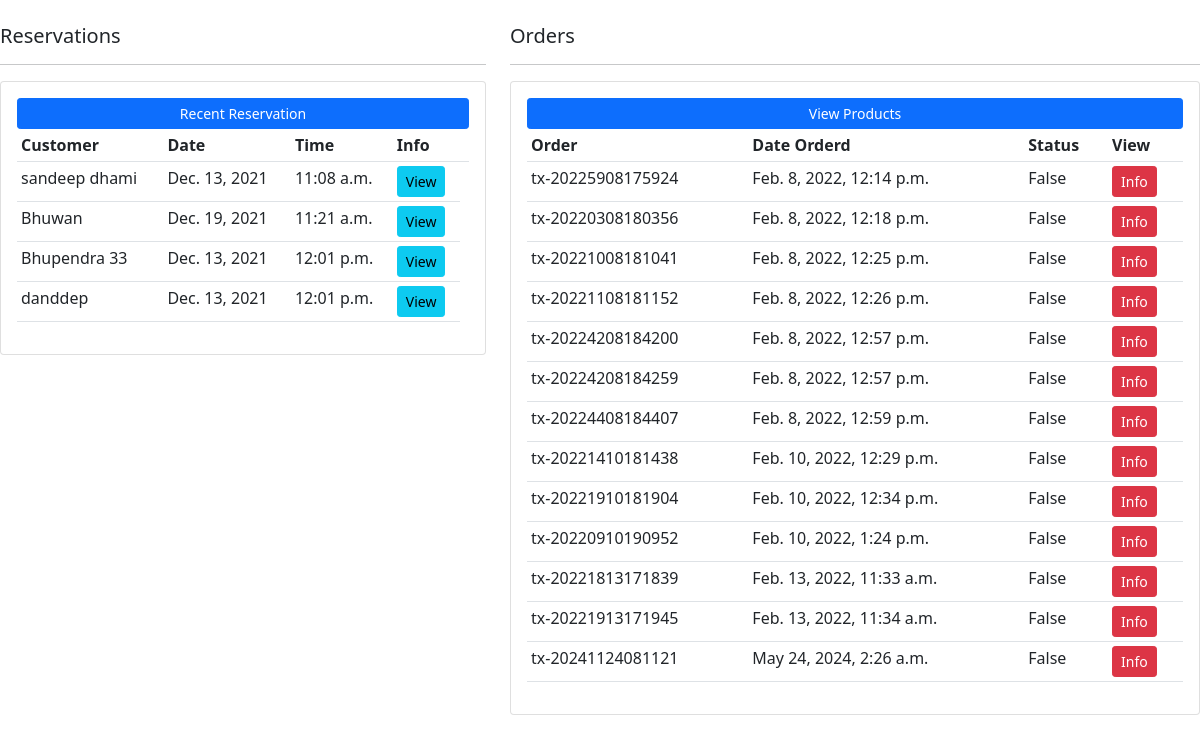
Page /account/orderSection/ on the committed database.
### reservation/models.py (models this page shows, shortened)
class ReserveTable(models.Model):
	orderId = models.IntegerField(null=True, blank=True)
	name = models.CharField(max_length=50,null=True, blank=True)
	totalNumber = models.IntegerField(null=True, blank=True)
	email =models.EmailField(null=True, blank=True)
	phNo= models.IntegerField(null=True, blank=True)
	resDate = models.DateField(null=True, blank=True)
	resTime = models.TimeField(null=True, blank=True)
	date = models.DateTimeField(auto_now_add=True, null=True, blank=True)
	class Meta:
		verbose_name = 'reservation'
		verbose_name_plural = 'reservations'

### meal/models.py (models this page shows, shortened)
class Order(models.Model):
	customer = models.ForeignKey(Customer, on_delete=models.SET_NULL, null=True, blank=True)
	date_ordered = models.DateTimeField(auto_now_add=True)
	complete = models.BooleanField(default=False)
	submited = models.BooleanField(default=False)
	transaction_id = models.CharField(max_length=100, null=True)

### account/views.py (the view)
# urls.py: path('orderSection/', views.orderSection, name="order-section"),
def orderSection(request):
    reservationList = ReserveTable.objects.all()
    orderList = Order.objects.filter(submited=True)
    orderListFilled = Order.objects.filter(submited=True,complete=True)
    content = {
        'reservations': reservationList,
        'orders' : orderList,
        'ordersF' : orderListFilled,
    }
    return render(request, 'order-section.html', content)

### account/templates/order-section.html (shortened to what this page needs)
<!DOCTYPE html>
<html lang="en">
<head>
    <link href="https://cdn.jsdelivr.net/npm/bootstrap@5.1.3/dist/css/bootstrap.min.css" rel="stylesheet">
</head>
<body>
    <br>
    <div class="row">
        <div class="col-md-5">
            <h5>Reservations</h5>
            <hr>
            <div class="card card-body">
                <a class="btn btn-primary  btn-sm btn-block" href="">Recent Reservation</a>
                <table class="table table-sm">
                    <tr>
                        <th>Customer</th>
                        <th>Date</th>
                        <th>Time</th>
                        <th>Info</th>
                        <th></th>
                    </tr>
                    {% for reservation in reservations %}
                        <tr>
                            <td>{{reservation.name}}</td>
                            <td>{{reservation.resDate}}</td>
                            <td>{{reservation.resTime}}</td>
                            <td><a href="" class="btn btn-sm btn-info">View</a></td>
                        </tr>
                    {% endfor %}
                </table>
            </div>
        </div>
        <div class="col-md-7">
            <h5>Orders</h5>
            <hr>
            <div class="card card-body">
                <a class="btn btn-primary  btn-sm btn-block" href="">View Products</a>
                <table class="table table-sm">
                    <tr>
                        <th>Order</th>
                        <th>Date Orderd</th>
                        <th>Status</th>
                        <th>View</th>
                    </tr>
                    {% for order in orders %}
                        <tr>
                            <td>{{order.transaction_id}}</td>
                            <td>{{order.date_ordered}}</td>
                            <td>{{order.complete}}</td>
                            <td><a class="btn btn-sm btn-danger" href="{% url 'account:order-info' order.id %}">Info</a></td>
                        </tr>
                    {% endfor %}
                </table>
            </div>
        </div>
    </div>
</body>
</html>

### rows in the picture
ReserveTable: name "sandeep dhami", resDate "Dec. 13, 2021", resTime "11:08 a.m."
ReserveTable: name "Bhuwan", resDate "Dec. 19, 2021", resTime "11:21 a.m."
ReserveTable: name "Bhupendra 33", resDate "Dec. 13, 2021", resTime "12:01 p.m."
ReserveTable: name "danddep", resDate "Dec. 13, 2021", resTime "12:01 p.m."
Order: transaction_id "tx-20225908175924", date_ordered "Feb. 8, 2022, 12:14 p.m.", complete "False"
Order: transaction_id "tx-20220308180356", date_ordered "Feb. 8, 2022, 12:18 p.m.", complete "False"
Order: transaction_id "tx-20221008181041", date_ordered "Feb. 8, 2022, 12:25 p.m.", complete "False"
Order: transaction_id "tx-20221108181152", date_ordered "Feb. 8, 2022, 12:26 p.m.", complete "False"
Order: transaction_id "tx-20224208184200", date_ordered "Feb. 8, 2022, 12:57 p.m.", complete "False"
Order: transaction_id "tx-20224208184259", date_ordered "Feb. 8, 2022, 12:57 p.m.", complete "False"
Order: transaction_id "tx-20224408184407", date_ordered "Feb. 8, 2022, 12:59 p.m.", complete "False"
Order: transaction_id "tx-20221410181438", date_ordered "Feb. 10, 2022, 12:29 p.m.", complete "False"
Order: transaction_id "tx-20221910181904", date_ordered "Feb. 10, 2022, 12:34 p.m.", complete "False"
Order: transaction_id "tx-20220910190952", date_ordered "Feb. 10, 2022, 1:24 p.m.", complete "False"
Order: transaction_id "tx-20221813171839", date_ordered "Feb. 13, 2022, 11:33 a.m.", complete "False"
Order: transaction_id "tx-20221913171945", date_ordered "Feb. 13, 2022, 11:34 a.m.", complete "False"
Order: transaction_id "tx-20241124081121", date_ordered "May 24, 2024, 2:26 a.m.", complete "False"
